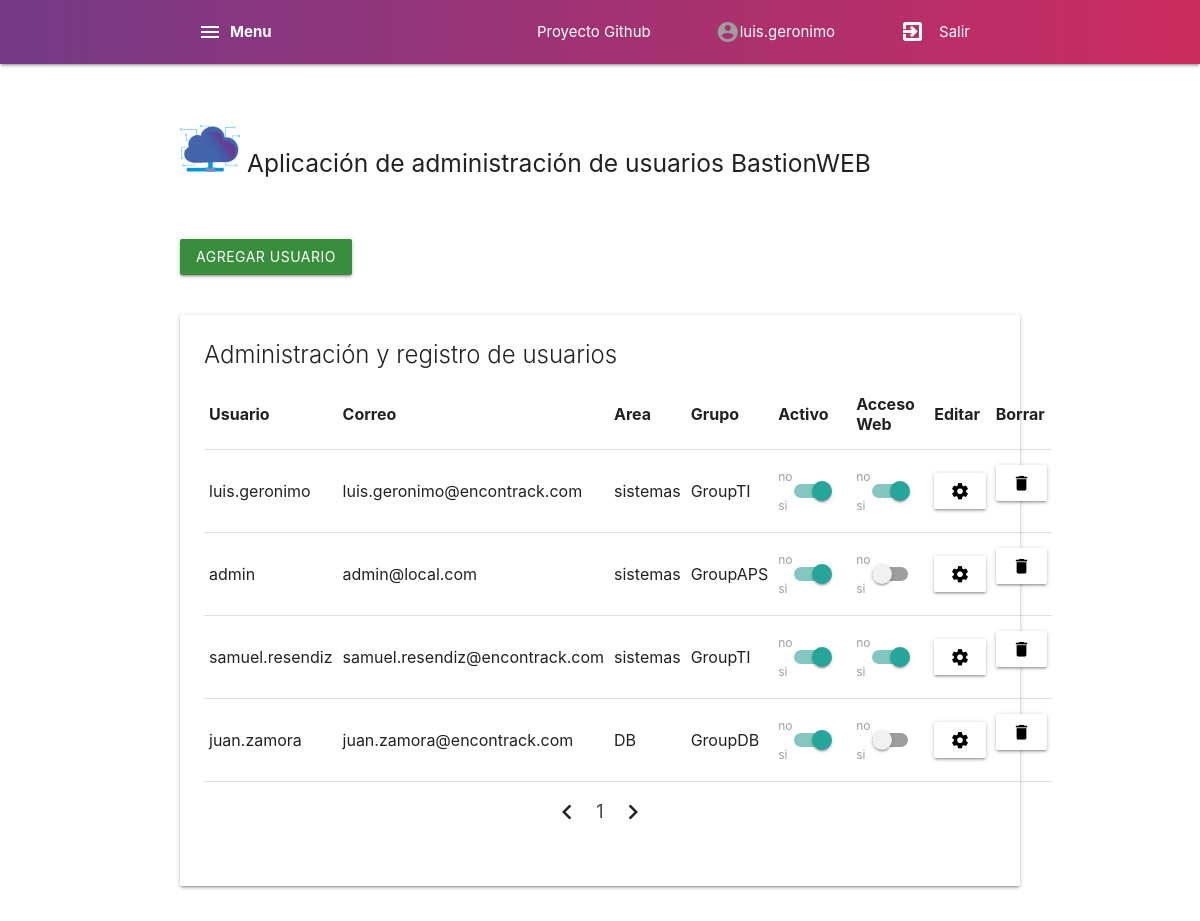
The app's page /users (signed in) with its own data.
### app/models.py (models this page shows, shortened)
class Users(UserMixin, db.Model):
    __tablename__ = "users"
    id =  db.Column(db.Integer, primary_key=True, autoincrement=True)
    username =  db.Column(db.String(50), nullable=False)
    password =  db.Column(db.String(50), nullable=False)
    email =  db.Column(db.String(50), nullable=False)
    area =  db.Column(db.String(50), nullable=False)
    group =  db.Column(db.String(50), nullable=False)
    status =  db.Column(db.Boolean, default=False, nullable=False)
    web =  db.Column(db.Boolean, default=False, nullable=False)

### app/view/users.py (the view)
@app.route('/users', methods=['GET'], defaults={"page_num": 1})
@app.route('/users/<int:page_num>', methods=['GET'])
@login_required
def users(page_num):
    statususer = ''
    if request.args.get('statususer'):
        statususer=request.args.get('statususer')
    logging.info('Access page users')
    user = current_user.username
    apiusers=db.session.query(Users).paginate(per_page=5, page=page_num, error_out=True)
    queryuser = db.session.query(Users).filter(Users.username==user).first()
    mail = queryuser.email
    return render_template('users.html', user=user, data=apiusers, mail=mail)

### main.py (called while the page is built)
@login_manager.user_loader
def load_user(id):
    return Users.query.get(id)

### app/templates/users.html (shortened to what this page needs)
{% extends 'base/base.html' %}
{% block content %}
    <main class="container">
        <div class="row"><br>
            <form method="POST" action="/adduser">
                <div class="row">
                    <div class="form-field">
                        <button class="btn waves-effect waves-green green darken-2" type="submit" name="edit_button">Agregar usuario
                        </button>
                    </div>
                </div>
            </form>
        </div>
        <div class="row">
            <div class="card">
                <div class="card-content">
                    <span class="card-title">Administración y registro de usuarios</span>
                    <div class="row">
                    <table>
                        <thead>
                            <tr>
                                <th>Usuario</th>
                                <th>Correo</th>
                                <th>Area</th>
                                <th>Grupo</th>
                                <th>Activo</th>
                                <th>Acceso Web</th>
                                <th>Editar</th>
                                <th>Borrar</th>
                            </tr>
                        </thead>
                        <tbody>
                            {% for user in data.items %}
                            <tr>
                                <td>
                                    {{user['username']}}
                                </td>
                                <td>
                                    {{user['email']}}
                                </td>
                                <td>
                                    {{user['area']}}
                                </td>
                                <td>
                                    {{user['group']}}
                                </td>
                                <form method="POST" action="/updateuser">
                                <td>
                                    <div class="switch">
                                        <label>no
                                        {% if user['status'] == True %}
                                            <span class="lever"></span>
                                        {% else %}
                                            <input type="checkbox" name="checkactive" value="0">
                                            <span class="lever"></span>
                                        {% endif %}
                                        si</label>
                                    </div>
                                </td>
                                <td>
                                    <div class="switch">
                                        <label>no
                                        {% if user['web'] == True %}
                                            <span class="lever"></span>
                                        {% else %}
                                            <span class="lever"></span>
                                        {% endif %}
                                        si</label>
                                    </div>
                                </td>
                                <td>
                                    <button class="btn white" type="submit" name="conf"  value="{{user['id']}}">
                                        <i class="material-icons black-text">settings</i>
                                    </button>
                                </td>
                                </form>
                                <td>
                                    <form method="POST" action="/deleteuser">
                                        <button class="btn white" type="submit" name="id" onclick="return confirm('Are you sure to delete?')" value="{{user['id']}}">
                                            <i class="material-icons black-text">delete</i>
                                        </button>
                                    </form>
                                </td>
                            </tr>
                            {% endfor %}
                        </tbody>
                    </table>
                        <div class="center">
                            <ul class="pagination">
                            {% if data.has_prev %}
                                <li class="waves-effect"><a class="page-link" href="{{ url_for('users', page_num=data.prev_num) }}"><i class="material-icons">chevron_left</i></a></li>
                            {% else %}
                                <li class="disabled"><span><i class="material-icons">chevron_left</i></span>
                            {% endif %}
                                </li>
                            {% for page in data.iter_pages(left_edge=3, right_edge=3) %}
                            {% if page %}
                            <li class="waves-effect"><a href="{{ url_for('users', page_num=page) }}">{{ page }}</a></li>
                            {% else %}
                            <li class="disabled"><a href="#">…</a></li>
                            {% endif %}
                            {% endfor %}
                            {% if data.has_next %}
                                <li class="waves-effect"><a href="{{ url_for('users', page_num=data.next_num) }}"><i class="material-icons">chevron_right</i></a></li>
                            {% else %}
                                <li class="disabled"><span><i class="material-icons">chevron_right</i></span>
                            {% endif %}
                            </ul>
                        </div>
                    </div>
                </div>
            </div>
        </div>
    </main>
{% endblock content %}

### app/templates/base/base.html (shortened to what this page needs)
<html>
  <head>
        <link type="text/css" rel="stylesheet" href="{{ url_for('static', filename='css/materialize.min.css' ) }}"  media="screen,projection"/>
        <link rel="stylesheet" href="{{ url_for('static', filename='css/style.css' ) }}">
  </head>
  <body>
        <div class="navbar-fixed">
            <nav class="navmain">
                <div class="nav-wrapper container">
                <a href="#menu" class="brand-logo sidenav-trigger show-on-large" data-target="menu-side"><i class="material-icons">menu</i></a><b style="margin-left: 50px;" class="left">Menu</b>
                <ul id="nav-mobile" class="right hide-on-med-and-down">
                    <li style="margin-right: 50px;"><a href="https://github.com/lgeronimoM/bastionweb">Proyecto Github</a></li>
                    <li><i class="material-icons grey-text">account_circle</i></li>
                    <li style="margin-right: 50px;">{{user}}</li>
                    <li><a href="/logout"><i class="material-icons darken-4"><b>exit_to_app</b></i></a></li>
                    <li style="margin-right: 50px;" class="left">Salir</li>
                </ul>
                </div>
            </nav>
        </div>
        <div class="container section">
            <h5><img class="responsive-img" src="{{ url_for('static', filename='img/logo.png' ) }}" style="width: 60px; margin-top: 10px;">
            Aplicación de administración de usuarios BastionWEB</h5>
        </div>
        {% block content %}
        {% endblock content %}
  </body>
</html>

### app/static/css/style.css (style rules this page uses)
.navmain { background: #cc2b5e; background: -webkit-linear-gradient(to right, #753a88, #cc2b5e); background: linear-gradient(to right, #753a88, #cc2b5e); }

### records on screen
Users: username "luis.geronimo", email "luis.geronimo@encontrack.com", area "sistemas", group "GroupTI", status True (drawn), web True (drawn), {{ user['id'] }} 1 (drawn)
Users: username "admin", email "admin@local.com", area "sistemas", group "GroupAPS", status True (drawn), web False (drawn), {{ user['id'] }} 2 (drawn)
Users: username "samuel.resendiz", email "samuel.resendiz@encontrack.com", area "sistemas", group "GroupTI", status True (drawn), web True (drawn), {{ user['id'] }} 3 (drawn)
Users: username "juan.zamora", email "juan.zamora@encontrack.com", area "DB", group "GroupDB", status True (drawn), web False (drawn), {{ user['id'] }} 4 (drawn)

### other values on screen
{{ page }} "1"
